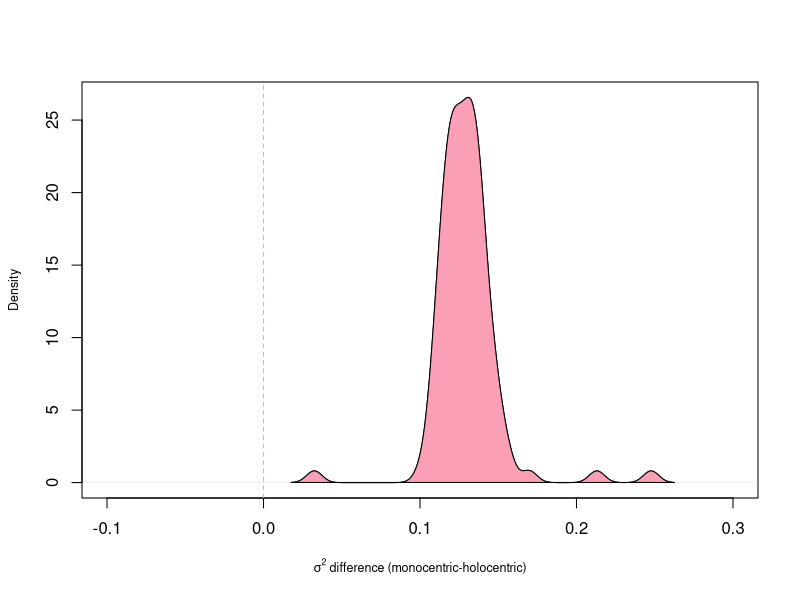

Generate this figure with R:
#set figures as working directory
# read in the results
dat <- read.csv("../results/cent.type/cent.vs.rate.csv")
#calculates and adds column for the difference in monocentric and holocentric rates
dat$diff <- dat$rate.mon-dat$rate.hol
#density plot of the difference in rates
plot(density(dat$diff), xlim=c(-.1,.3),
     cex.lab=.75,main="",
     xlab=expression(paste(sigma^2, " difference (monocentric-holocentric)")))
#fills in under the curve
polygon(density(dat$diff),col=rgb(250,159,181, maxColorValue = 255))
#places a line at 0
abline(v=0, lty=2,col="gray")
#export pdf at 4.3" x 4.3"


